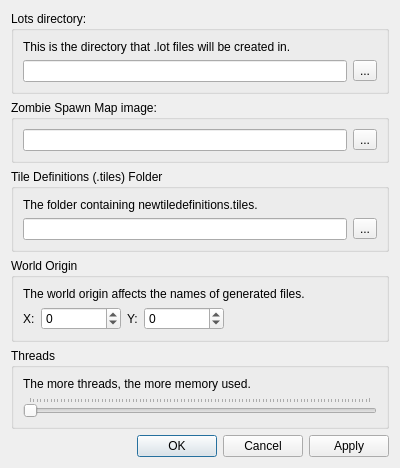
<?xml version="1.0" encoding="UTF-8"?>
<ui version="4.0">
 <class>GenerateLotsDialog</class>
 <widget class="QDialog" name="GenerateLotsDialog">
  <property name="geometry">
   <rect>
    <x>0</x>
    <y>0</y>
    <width>400</width>
    <height>432</height>
   </rect>
  </property>
  <property name="windowTitle">
   <string>Generate Lots</string>
  </property>
  <layout class="QGridLayout" name="gridLayout">
   <item row="5" column="0">
    <spacer name="verticalSpacer">
     <property name="orientation">
      <enum>Qt::Vertical</enum>
     </property>
     <property name="sizeHint" stdset="0">
      <size>
       <width>20</width>
       <height>40</height>
      </size>
     </property>
    </spacer>
   </item>
   <item row="3" column="0">
    <widget class="QGroupBox" name="groupBox_3">
     <property name="title">
      <string>World Origin</string>
     </property>
     <layout class="QVBoxLayout" name="verticalLayout_3">
      <item>
       <widget class="QLabel" name="label_2">
        <property name="text">
         <string>The world origin affects the names of generated files.</string>
        </property>
       </widget>
      </item>
      <item>
       <layout class="QHBoxLayout" name="horizontalLayout_5">
        <item>
         <layout class="QHBoxLayout" name="horizontalLayout_3">
          <item>
           <widget class="QLabel" name="label_3">
            <property name="text">
             <string>X:</string>
            </property>
           </widget>
          </item>
          <item>
           <widget class="QSpinBox" name="xOrigin">
            <property name="minimumSize">
             <size>
              <width>80</width>
              <height>0</height>
             </size>
            </property>
            <property name="minimum">
             <number>-1000</number>
            </property>
            <property name="maximum">
             <number>1000</number>
            </property>
           </widget>
          </item>
         </layout>
        </item>
        <item>
         <layout class="QHBoxLayout" name="horizontalLayout_4">
          <item>
           <widget class="QLabel" name="label_4">
            <property name="text">
             <string>Y:</string>
            </property>
           </widget>
          </item>
          <item>
           <widget class="QSpinBox" name="yOrigin">
            <property name="minimumSize">
             <size>
              <width>80</width>
              <height>0</height>
             </size>
            </property>
            <property name="minimum">
             <number>-1000</number>
            </property>
            <property name="maximum">
             <number>1000</number>
            </property>
           </widget>
          </item>
         </layout>
        </item>
        <item>
         <spacer name="horizontalSpacer">
          <property name="orientation">
           <enum>Qt::Horizontal</enum>
          </property>
          <property name="sizeHint" stdset="0">
           <size>
            <width>40</width>
            <height>20</height>
           </size>
          </property>
         </spacer>
        </item>
       </layout>
      </item>
     </layout>
    </widget>
   </item>
   <item row="2" column="0">
    <widget class="QGroupBox" name="groupBox_4">
     <property name="title">
      <string>Tile Definitions (.tiles) Folder</string>
     </property>
     <layout class="QVBoxLayout" name="verticalLayout_4">
      <item>
       <widget class="QLabel" name="label_5">
        <property name="text">
         <string>The folder containing newtiledefinitions.tiles.</string>
        </property>
       </widget>
      </item>
      <item>
       <layout class="QHBoxLayout" name="horizontalLayout_6">
        <item>
         <widget class="QLineEdit" name="tiledefEdit">
          <property name="readOnly">
           <bool>true</bool>
          </property>
         </widget>
        </item>
        <item>
         <widget class="QToolButton" name="tiledefBrowse">
          <property name="text">
           <string>...</string>
          </property>
         </widget>
        </item>
       </layout>
      </item>
     </layout>
    </widget>
   </item>
   <item row="1" column="0">
    <widget class="QGroupBox" name="groupBox_2">
     <property name="title">
      <string>Zombie Spawn Map image:</string>
     </property>
     <layout class="QVBoxLayout" name="verticalLayout_2">
      <item>
       <layout class="QHBoxLayout" name="horizontalLayout_2">
        <item>
         <widget class="QLineEdit" name="spawnEdit">
          <property name="readOnly">
           <bool>true</bool>
          </property>
         </widget>
        </item>
        <item>
         <widget class="QToolButton" name="spawnBrowse">
          <property name="text">
           <string>...</string>
          </property>
         </widget>
        </item>
       </layout>
      </item>
     </layout>
    </widget>
   </item>
   <item row="6" column="0">
    <widget class="QDialogButtonBox" name="buttonBox">
     <property name="orientation">
      <enum>Qt::Horizontal</enum>
     </property>
     <property name="standardButtons">
      <set>QDialogButtonBox::Apply|QDialogButtonBox::Cancel|QDialogButtonBox::Ok</set>
     </property>
    </widget>
   </item>
   <item row="0" column="0">
    <widget class="QGroupBox" name="groupBox">
     <property name="title">
      <string>Lots directory:</string>
     </property>
     <layout class="QVBoxLayout" name="verticalLayout">
      <item>
       <widget class="QLabel" name="label">
        <property name="text">
         <string>This is the directory that .lot files will be created in.</string>
        </property>
       </widget>
      </item>
      <item>
       <layout class="QHBoxLayout" name="horizontalLayout">
        <item>
         <widget class="QLineEdit" name="exportEdit">
          <property name="readOnly">
           <bool>true</bool>
          </property>
         </widget>
        </item>
        <item>
         <widget class="QToolButton" name="exportBrowse">
          <property name="text">
           <string>...</string>
          </property>
         </widget>
        </item>
       </layout>
      </item>
     </layout>
    </widget>
   </item>
   <item row="4" column="0">
    <widget class="QGroupBox" name="groupBox_5">
     <property name="title">
      <string>Threads</string>
     </property>
     <layout class="QFormLayout" name="formLayout">
      <item row="1" column="0" colspan="2">
       <layout class="QVBoxLayout" name="verticalLayout_6">
        <item>
         <widget class="QLabel" name="label_6">
          <property name="text">
           <string>The more threads, the more memory used.</string>
          </property>
         </widget>
        </item>
        <item>
         <widget class="QSlider" name="numThreadsSlider">
          <property name="orientation">
           <enum>Qt::Horizontal</enum>
          </property>
          <property name="tickPosition">
           <enum>QSlider::TicksAbove</enum>
          </property>
          <property name="tickInterval">
           <number>1</number>
          </property>
         </widget>
        </item>
       </layout>
      </item>
     </layout>
    </widget>
   </item>
  </layout>
 </widget>
 <resources/>
 <connections>
  <connection>
   <sender>buttonBox</sender>
   <signal>accepted()</signal>
   <receiver>GenerateLotsDialog</receiver>
   <slot>accept()</slot>
   <hints>
    <hint type="sourcelabel">
     <x>248</x>
     <y>254</y>
    </hint>
    <hint type="destinationlabel">
     <x>157</x>
     <y>274</y>
    </hint>
   </hints>
  </connection>
  <connection>
   <sender>buttonBox</sender>
   <signal>rejected()</signal>
   <receiver>GenerateLotsDialog</receiver>
   <slot>reject()</slot>
   <hints>
    <hint type="sourcelabel">
     <x>316</x>
     <y>260</y>
    </hint>
    <hint type="destinationlabel">
     <x>286</x>
     <y>274</y>
    </hint>
   </hints>
  </connection>
 </connections>
</ui>
